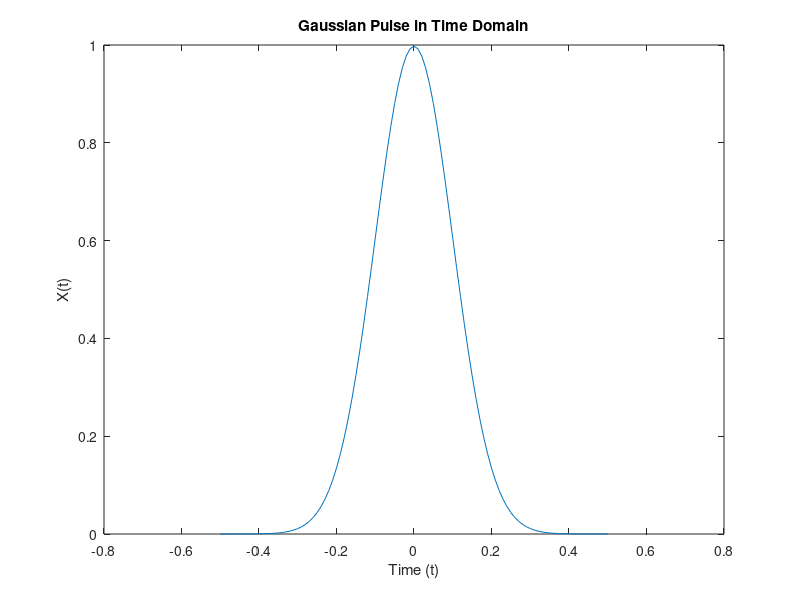
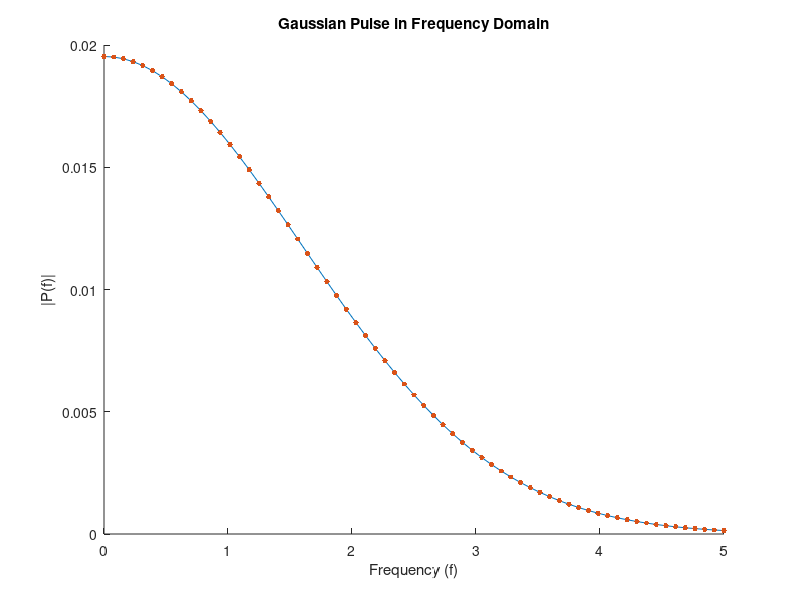

The MATLAB source for these figures, in order:
% Convert a Gaussian pulse from the time domain to the frequency domain.

%%%%%%%%%%%%%%%%%
% Generate data % 
%%%%%%%%%%%%%%%%%

Fs  = 100;              % Sampling frequency
t   = -0.5:1/Fs:0.5;    % Time vector 
L   = length(t);        % Signal length
X   = 1/(4*sqrt(2*pi*0.01))*(exp(-t.^2/(2*0.01)));

if 1                    % Plot the pulse in the time domain
    f1 = figure;
    plot(t,X)
    title('Gaussian Pulse in Time Domain')
    xlabel('Time (t)')
    ylabel('X(t)')
end

%%%%%%
% FT % 
%%%%%%

% To use the fft function to convert the signal to the frequency domain, 
% first identify a new input length that is the next power of 2 from the 
% original signal length. This will pad the signal X with trailing zeros 
% in order to improve the performance of fft.
n = 2^nextpow2(L);
nn = n*10;
Y = fft(X,nn);           % Y = fft(X,n) returns the n-point discrete Fourier transform  (DFT)
f = Fs*(0:(n/2))/nn;
P = abs(Y/nn);

f2 = figure;
hold on 
plot(f,P(1:n/2+1)) 
plot(f,P(1:n/2+1), '.', 'markers',12) 
hold off
title('Gaussian Pulse in Frequency Domain')
xlabel('Frequency (f)')
ylabel('|P(f)|')